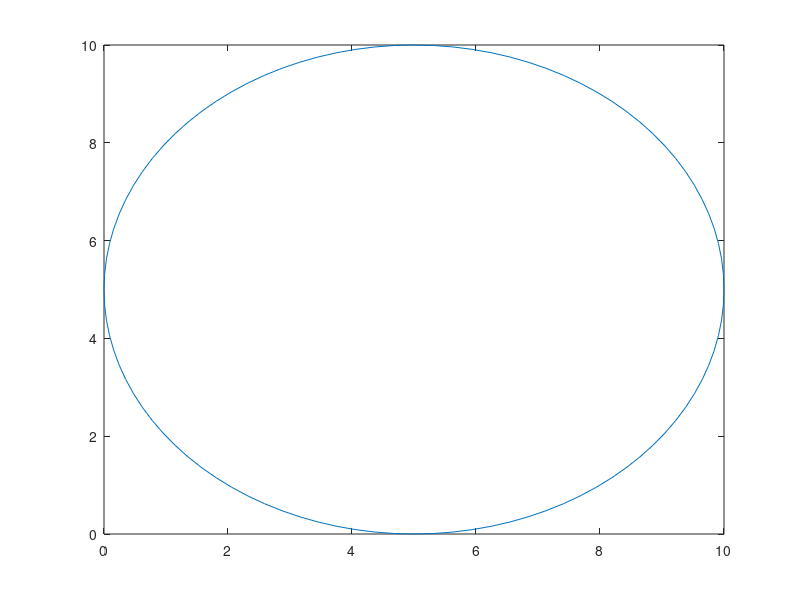

Here is the MATLAB script that generated this plot: (Note: this script raises an error after producing the figure.)
r = input('input a circle radius: ');
x = linspace(0, 2*r);
y = linspace(0, 2*r);
xcircle = r; ycircle = r;
N = 40000;
nImages = 0;
fig = figure;
nInside = 0;
th = 0:pi/50:2*pi;
xunit = r * cos(th) + r;
yunit = r * sin(th) + r;
plot(xunit, yunit);
hold on;
for i = 1:N
    pnt(i) = point(2*r);
    if ((pnt(i).x - r)^2 + (pnt(i).y - r)^2) < r^2 
        nImages = nImages + 1;
        scatter(pnt(i).x, pnt(i).y, 5, 'filled', 'MarkerFaceColor', 'r');
        nInside = nInside + 1;
    else 
        nImages = nImages + 1;
        scatter(pnt(i).x, pnt(i).y, 5, 'filled', 'MarkerFaceColor', 'b');
    end
    pie = (4*nInside) / i;
    pi_value = strcat('pi=', num2str(pie));
    hold on;
    axis tight;
    axis([0 2*r 0 2*r]);
    h = text(2*r, 2*r, pi_value); 
    drawnow
    frame = getframe(fig);
    im{nImages} = frame2im(frame);
    delete(h);
end 
